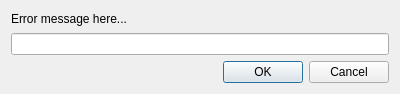
<?xml version="1.0" encoding="UTF-8"?>
<ui version="4.0">
 <class>PasswordDialog</class>
 <widget class="QDialog" name="PasswordDialog">
  <property name="geometry">
   <rect>
    <x>0</x>
    <y>0</y>
    <width>400</width>
    <height>94</height>
   </rect>
  </property>
  <property name="windowTitle">
   <string>Dialog</string>
  </property>
  <layout class="QVBoxLayout" name="verticalLayout">
   <item>
    <widget class="QLabel" name="errorLabel">
     <property name="text">
      <string>Error message here...</string>
     </property>
    </widget>
   </item>
   <item>
    <widget class="QLineEdit" name="passTextBox">
     <property name="echoMode">
      <enum>QLineEdit::Password</enum>
     </property>
    </widget>
   </item>
   <item>
    <widget class="QDialogButtonBox" name="buttonBox">
     <property name="orientation">
      <enum>Qt::Horizontal</enum>
     </property>
     <property name="standardButtons">
      <set>QDialogButtonBox::Cancel|QDialogButtonBox::Ok</set>
     </property>
    </widget>
   </item>
  </layout>
 </widget>
 <resources/>
 <connections>
  <connection>
   <sender>buttonBox</sender>
   <signal>accepted()</signal>
   <receiver>PasswordDialog</receiver>
   <slot>accept()</slot>
   <hints>
    <hint type="sourcelabel">
     <x>248</x>
     <y>254</y>
    </hint>
    <hint type="destinationlabel">
     <x>157</x>
     <y>274</y>
    </hint>
   </hints>
  </connection>
  <connection>
   <sender>buttonBox</sender>
   <signal>rejected()</signal>
   <receiver>PasswordDialog</receiver>
   <slot>reject()</slot>
   <hints>
    <hint type="sourcelabel">
     <x>316</x>
     <y>260</y>
    </hint>
    <hint type="destinationlabel">
     <x>286</x>
     <y>274</y>
    </hint>
   </hints>
  </connection>
 </connections>
</ui>
